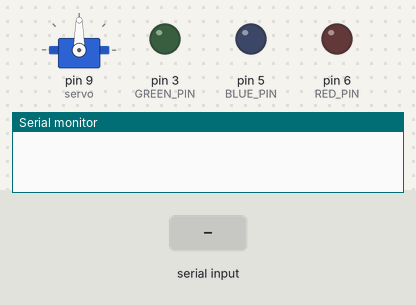
Recording of a sketch running on a simulated Arduino Uno, built with avr-gcc and run on an emulated ATmega328P. Shown: servo, output pins drawn as LEDs (lit = HIGH), the last lines printed to the serial monitor. Inputs (shaded band) come from the test bench.

Above: at 1.2 s.
1.3 s: "4" received over Serial
At 7.5 s:
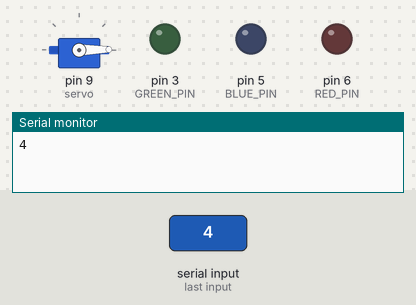
At 8.5 s:
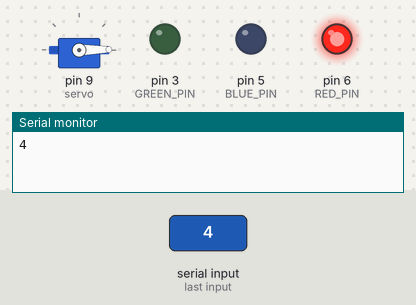
Timing chart, 0 to 13.2 s (numbered marks = the images above; inputs shaded):
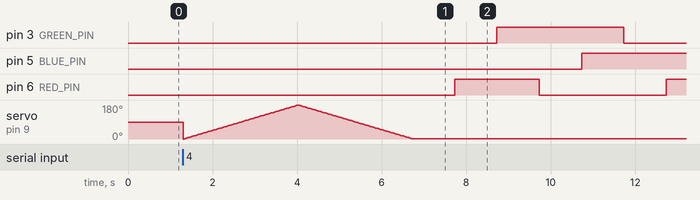

The sketch:

arduinoServo.ino
```cpp
#include <Servo.h>

//initialize global variables
Servo servo;

int servoPin = 9;
int angle = 0;

int RED_PIN = 6;
int BLUE_PIN = 5;
int GREEN_PIN = 3;
int DISPLAY_TIME = 100;

void setup() {
  Serial.begin(9600);
  servo.attach(9);
  pinMode(RED_PIN, OUTPUT);
  pinMode(BLUE_PIN, OUTPUT);
  pinMode(GREEN_PIN, OUTPUT);
}

void loop() {
  //reading data sent by pi
  while (Serial.available() > 0) {
    char incoming = Serial.read();
    Serial.print(incoming);

    //moving the servo when distance info has "4" as the units value
    if (incoming == '4') {
      for (angle = 0; angle < 180; angle++) {
        servo.write(angle);
        delay(15);
      }
      for (angle = 180; angle > 0; angle--) {
        servo.write(angle);
        delay(15);
      }

      //changing LED color once servo movement is completed
      digitalWrite(RED_PIN, LOW);
      digitalWrite(GREEN_PIN, LOW);
      digitalWrite(BLUE_PIN, LOW);

      delay(1000);

      // Red (turn just the red LED on):

      digitalWrite(RED_PIN, HIGH);
      digitalWrite(GREEN_PIN, LOW);
      digitalWrite(BLUE_PIN, LOW);

      delay(1000);

      // Yellow (turn red and green on):

      digitalWrite(RED_PIN, HIGH);
      digitalWrite(GREEN_PIN, HIGH);
      digitalWrite(BLUE_PIN, LOW);

      delay(1000);

      // Green (turn just the green LED on):

      digitalWrite(RED_PIN, LOW);
      digitalWrite(GREEN_PIN, HIGH);
      digitalWrite(BLUE_PIN, LOW);

      delay(1000);

       // Cyan (turn green and blue on):

      digitalWrite(RED_PIN, LOW);
      digitalWrite(GREEN_PIN, HIGH);
      digitalWrite(BLUE_PIN, HIGH);

      delay(1000);

      // Blue (turn just the blue LED on):

      digitalWrite(RED_PIN, LOW);
      digitalWrite(GREEN_PIN, LOW);
      digitalWrite(BLUE_PIN, HIGH);

      delay(1000);

      // Purple (turn red and blue on):

      digitalWrite(RED_PIN, HIGH);
      digitalWrite(GREEN_PIN, LOW);
      digitalWrite(BLUE_PIN, HIGH);

      delay(1000);

      // White (turn all the LEDs on):

      digitalWrite(RED_PIN, HIGH);
      digitalWrite(GREEN_PIN, HIGH);
      digitalWrite(BLUE_PIN, HIGH);

      delay(1000);
    }
    //no movement when distance is any number without a "4" as the units value
    else{
      angle = 0;
      digitalWrite(RED_PIN, LOW);
      digitalWrite(GREEN_PIN, LOW);
      digitalWrite(BLUE_PIN, LOW);
    }
  }
}
```

Measured:
- after the input at 1.3 s, pin 3 (GREEN_PIN): LOW → HIGH after 7.4 s, → LOW 3.0 s later; pin 5 (BLUE_PIN): LOW → HIGH after 9.4 s; pin 6 (RED_PIN): LOW → HIGH after 6.4 s, → LOW 2.0 s later, → HIGH 3.0 s later
